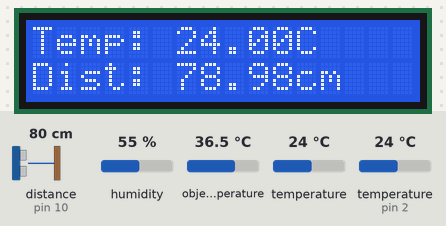
A sketch run on a simulated Arduino Uno, built with avr-gcc and run on an emulated ATmega328P. Parts: 16×2 character LCD. Wiring (inferred from the names in the program): ultrasonic range finder: trigger pin 9; echo pin 10. The inputs (shaded band) are chosen by the test bench; at power-on: distance to the obstacle (sensor on pin 10) 80 cm, temperature (sensor on pin 2) 24 °C, humidity 55 %, object temperature 36.5 °C, temperature 24 °C. The echo pulse lasts 58.3 µs per cm; what the sketch prints to the serial monitor is not drawn.

Above: at 3.2 s.
3.3 s: distance to the obstacle (sensor on pin 10) set to 299 cm
At 4.8 s:
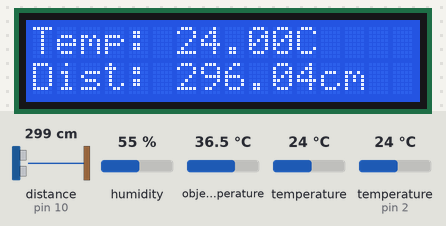
7.8 s: temperature (sensor on pin 2) set to 12 °C
At 9.6 s:
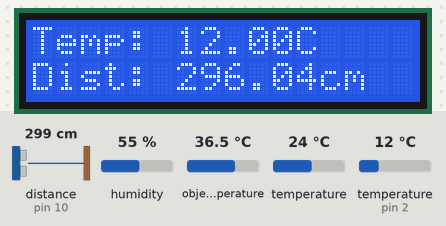
12.0 s: distance to the obstacle (sensor on pin 10) set to 2 cm
At 13.6 s:
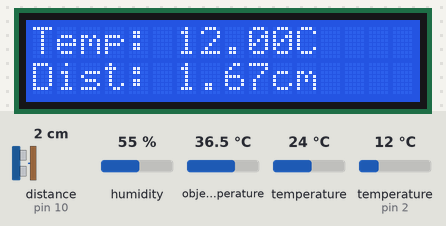
16.2 s: temperature (sensor on pin 2) set to 19 °C
At 18.0 s:
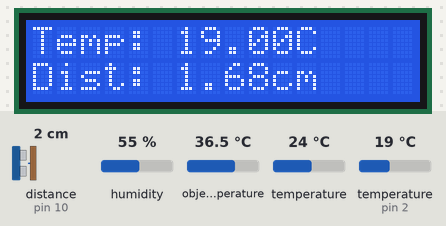
19.0 s: distance to the obstacle (sensor on pin 10) set to 18 cm
At 21.4 s:
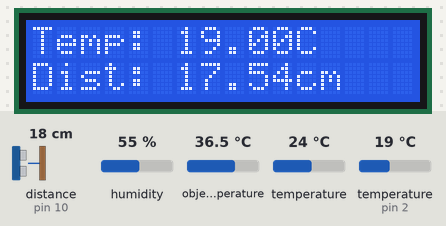
25.1 s: humidity set to 22 %
At 28.3 s:
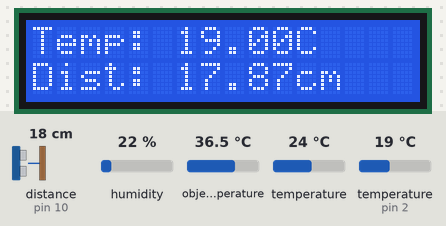
Timing chart, 0 to 29.7 s (numbered marks = the images above; inputs shaded):
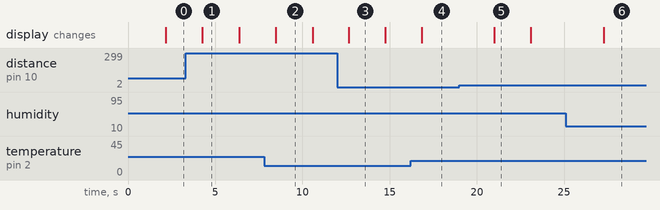

Measured:
- after the input at 3.3 s, the display: changes after 0.97 s (image 1)
- after the input at 7.8 s, the display: changes after 0.68 s (image 2)
- after the input at 12.0 s, the display: changes after 0.67 s (image 3)
- after the input at 16.2 s, the display: changes after 0.64 s (image 4)
- after the input at 19.0 s, the display: changes after 2.0 s (image 5)
- after the input at 25.1 s, the display: changes after 2.2 s (image 6)
- what the display in image 1 shows lasts 2.1 s, from 4.3 s to 6.4 s

The sketch:

FullSensors.ino
```cpp
#include <Wire.h>
#include <LiquidCrystal_I2C.h>
#include <DHT.h>
#include <Adafruit_MLX90614.h>

// Definir pines para el sensor ultrasónico
#define TRIG 9
#define ECHO 10

// Definir pines y tipo de sensor DHT
#define DHTPIN 2
#define DHTTYPE DHT11  // Cambia a DHT22 si es necesario

// Inicializar sensores
DHT dht(DHTPIN, DHTTYPE);
Adafruit_MLX90614 mlx = Adafruit_MLX90614();
LiquidCrystal_I2C lcd(0x27, 16, 2); // Dirección I2C 0x27, 16x2 caracteres

void setup() {
    Serial.begin(9600);

    // Configuración del sensor ultrasónico
    pinMode(TRIG, OUTPUT);
    pinMode(ECHO, INPUT);

    // Iniciar sensores
    dht.begin();
    mlx.begin();
    lcd.begin();
    lcd.backlight();

    lcd.setCursor(0, 0);
    lcd.print("Sensores OK");
    delay(2000);
}

void loop() {
    // 🔹 Leer distancia del sensor ultrasónico
    digitalWrite(TRIG, LOW);
    delayMicroseconds(2);
    digitalWrite(TRIG, HIGH);
    delayMicroseconds(10);
    digitalWrite(TRIG, LOW);
    long duration = pulseIn(ECHO, HIGH);
    float distance = duration * 0.034 / 2;  // Convertir a cm

    // 🔹 Leer temperatura y humedad del sensor DHT11/DHT22
    float humidity = dht.readHumidity();
    float tempDHT = dht.readTemperature();

    // 🔹 Leer temperatura del sensor infrarrojo MLX90614
    float tempObject = mlx.readObjectTempC();
    float tempAmbient = mlx.readAmbientTempC();

    // 🔹 Mostrar en LCD
    lcd.clear();
    lcd.setCursor(0, 0);
    lcd.print("Temp: ");
    lcd.print(tempDHT);
    lcd.print("C");

    lcd.setCursor(0, 1);
    lcd.print("Dist: ");
    lcd.print(distance);
    lcd.print("cm");

    // 🔹 Mostrar en Monitor Serie
    Serial.print("Temp DHT: "); Serial.print(tempDHT); Serial.print(" C, ");
    Serial.print("Humedad: "); Serial.print(humidity); Serial.print(" %, ");
    Serial.print("Temp Obj: "); Serial.print(tempObject); Serial.print(" C, ");
    Serial.print("Temp Amb: "); Serial.print(tempAmbient); Serial.print(" C, ");
    Serial.print("Distancia: "); Serial.print(distance); Serial.println(" cm");

    delay(2000);
}
```
